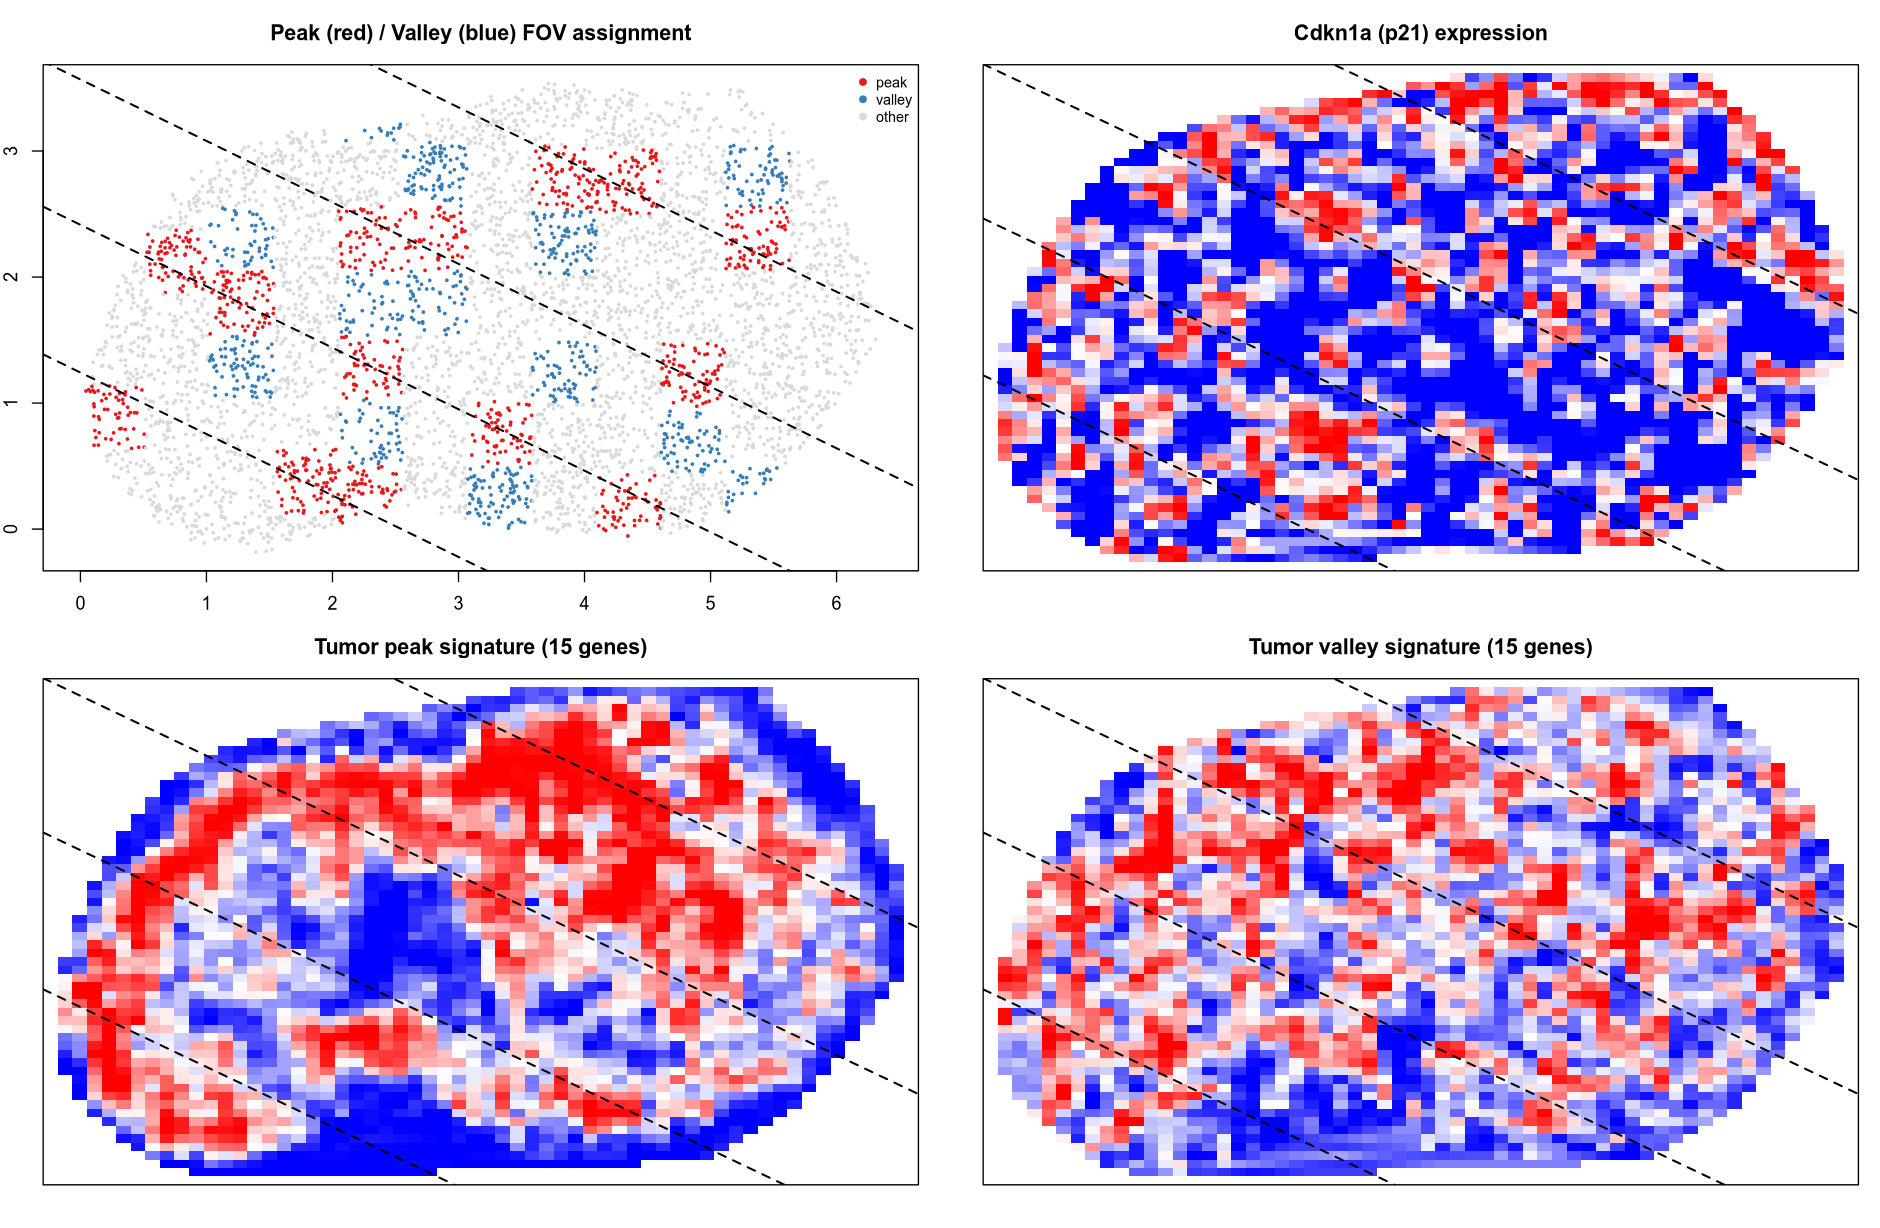

Write the R code that produced this figure.
suppressPackageStartupMessages({
  library(arrow); library(data.table); library(Matrix); library(MERINGUE)
})

OUT <- "/home/jeszyman/repos/spatial-rads/dev/if_channel_check"
BLOCK <- "Block_21"; SLIDE <- "20250529_214712_S4"
N_SUB <- 5000
set.seed(1)

peak_fovs   <- c(224, 209, 201, 186, 172, 225, 229, 215, 175,
                 176, 206, 181, 168, 167)
valley_fovs <- c(199, 213, 227, 188, 204, 218, 178, 165, 170, 231, 189,
                 173, 154)

meta <- as.data.table(read_parquet("/tmp/mutter01_meta.parquet"))
counts_df <- as.data.table(read_parquet("/tmp/mutter01_counts.parquet"))

m <- meta[Slide == SLIDE & Block == BLOCK]
counts_df <- counts_df[cell_id %in% m$cell_id]
setkeyv(m, "cell_id"); setkeyv(counts_df, "cell_id")
m <- m[cell_id %in% counts_df$cell_id]

idx <- sample(nrow(m), min(N_SUB, nrow(m)))
m <- m[idx]; counts_df <- counts_df[cell_id %in% m$cell_id]
setorderv(m, "cell_id"); setorderv(counts_df, "cell_id")
cat("Cells:", nrow(m), "\n")

gene_cols <- setdiff(colnames(counts_df), c("Slide", "fov", "cell_id"))
mat <- t(as.matrix(counts_df[, ..gene_cols]))
colnames(mat) <- counts_df$cell_id
lib <- colSums(mat); lib[lib == 0] <- 1
normed <- log2(t(t(mat) / lib) * 1e4 + 1)

pos <- as.matrix(m[, .(x_slide_mm, y_slide_mm)])
rownames(pos) <- m$cell_id

# Fit stripe axis by searching over stripe angles and finding the angle
# that best clusters peak-FOV centroids into 4 discrete stripes.
peak_cells <- m[fov %in% peak_fovs]
peak_fov_centroids <- peak_cells[, .(cx = mean(x_slide_mm),
                                     cy = mean(y_slide_mm)),
                                 by = fov]
# theta = stripe-axis angle from horizontal (radians).
# Projection onto perpendicular direction: d = -sin(theta)*x + cos(theta)*y
search_theta <- function(cx, cy, n_stripes = 4, theta_grid = seq(-pi/2, pi/2, length.out = 181)) {
  best <- list(theta = NA, within_var = Inf, d = NULL, km = NULL)
  for (th in theta_grid) {
    d <- -sin(th) * cx + cos(th) * cy
    km <- kmeans(d, centers = n_stripes, nstart = 10)
    if (km$tot.withinss < best$within_var) {
      best <- list(theta = th, within_var = km$tot.withinss, d = d, km = km)
    }
  }
  best
}
fit <- search_theta(peak_fov_centroids$cx, peak_fov_centroids$cy)
peak_slope <- tan(fit$theta)  # slope of stripes themselves
cat(sprintf("Fitted stripe angle: %.1f deg from horizontal | slope = %.3f | tilt from vertical = %.1f deg\n",
            fit$theta * 180/pi, peak_slope, 90 - fit$theta * 180/pi))
peak_fov_centroids[, stripe := fit$km$cluster]
peak_fov_centroids[, d_perp := fit$d]
peak_line_params <- peak_fov_centroids[, .(
  cx_mean = mean(cx),
  cy_mean = mean(cy)
), by = stripe]
peak_line_params[, slope := peak_slope]
peak_line_params[, intercept := cy_mean - slope * cx_mean]
cat("Stripe intercepts (sorted by perpendicular offset):\n")
print(peak_line_params[order(intercept)])

add_peak_lines <- function() {
  ylim <- par("usr")[3:4]
  for (i in seq_len(nrow(peak_line_params))) {
    abline(a = peak_line_params$intercept[i],
           b = peak_line_params$slope[i],
           col = "black", lty = 2, lwd = 1.5)
  }
}

# Spatial neighbor smoothing
w_smooth <- getSpatialNeighbors(pos, filterDist = 0.15)
w_smooth <- w_smooth + Matrix::Diagonal(nrow(w_smooth))
rs <- Matrix::rowSums(w_smooth); rs[rs == 0] <- 1
w_smooth <- w_smooth / rs
smooth_expr <- function(v) as.numeric(w_smooth %*% v)

# p21 = Cdkn1a
if (!("Cdkn1a" %in% rownames(normed))) stop("Cdkn1a not in matrix")
p21 <- normed["Cdkn1a", ]
p21_sm <- smooth_expr(p21)
names(p21_sm) <- colnames(normed)

# Peak signature: top 10 tumor peak-UP from DGE
dge <- fread("/tmp/dge_pv_by_celltype_fixed.tsv")
tumor_peak <- dge[cell_class == "Tumor cells (a)" & avg_log2FC > 0.1
                 ][order(-avg_log2FC)][1:15, gene]
tumor_peak <- intersect(tumor_peak, rownames(normed))
cat("Tumor peak-sig genes used:", length(tumor_peak), "->",
    paste(tumor_peak, collapse = ", "), "\n")
ps <- colMeans(normed[tumor_peak, , drop = FALSE])
ps_sm <- smooth_expr(ps); names(ps_sm) <- colnames(normed)

# Valley sig
tumor_val <- dge[cell_class == "Tumor cells (a)" & avg_log2FC < -0.1
                ][order(avg_log2FC)][1:15, gene]
tumor_val <- intersect(tumor_val, rownames(normed))
vs <- colMeans(normed[tumor_val, , drop = FALSE])
vs_sm <- smooth_expr(vs); names(vs_sm) <- colnames(normed)

# Plot
# Match panel aspect to data aspect ratio
x_range <- diff(range(pos[, 1])); y_range <- diff(range(pos[, 2]))
asp <- y_range / x_range  # ~0.58 for this tumor
panel_w <- 900; panel_h <- round(panel_w * asp)
png(file.path(OUT, "p21_peaksig_spatial.png"),
    width = panel_w * 2 + 80, height = (panel_h + 60) * 2 + 40, res = 130)
par(mfrow = c(2, 2), mar = c(2, 2, 3, 1), pty = "m")

# Peak/valley FOV overlay
pv <- ifelse(m$fov %in% peak_fovs, "peak",
             ifelse(m$fov %in% valley_fovs, "valley", "other"))
col <- c(peak = "#e41a1c", valley = "#377eb8", other = "grey85")[pv]
plot(pos, col = col, pch = 19, cex = 0.3, asp = 1,
     main = "Peak (red) / Valley (blue) FOV assignment",
     xlab = "x mm", ylab = "y mm")
add_peak_lines()
legend("topright", legend = c("peak", "valley", "other"),
       col = c("#e41a1c", "#377eb8", "grey85"), pch = 19, bty = "n", cex = 0.8)

ZL <- c(-1.3, 1.3)  # tighter saturation for better contrast
interpolate(pos, p21_sm, scale = TRUE, fill = TRUE,
            zlim = ZL, binSize = 60,
            main = "Cdkn1a (p21) expression", plot = TRUE)
add_peak_lines()

interpolate(pos, ps_sm, scale = TRUE, fill = TRUE,
            zlim = ZL, binSize = 60,
            main = sprintf("Tumor peak signature (%d genes)", length(tumor_peak)),
            plot = TRUE)
add_peak_lines()

interpolate(pos, vs_sm, scale = TRUE, fill = TRUE,
            zlim = ZL, binSize = 60,
            main = sprintf("Tumor valley signature (%d genes)", length(tumor_val)),
            plot = TRUE)
add_peak_lines()

dev.off()
cat("Saved p21_peaksig_spatial.png\n")
